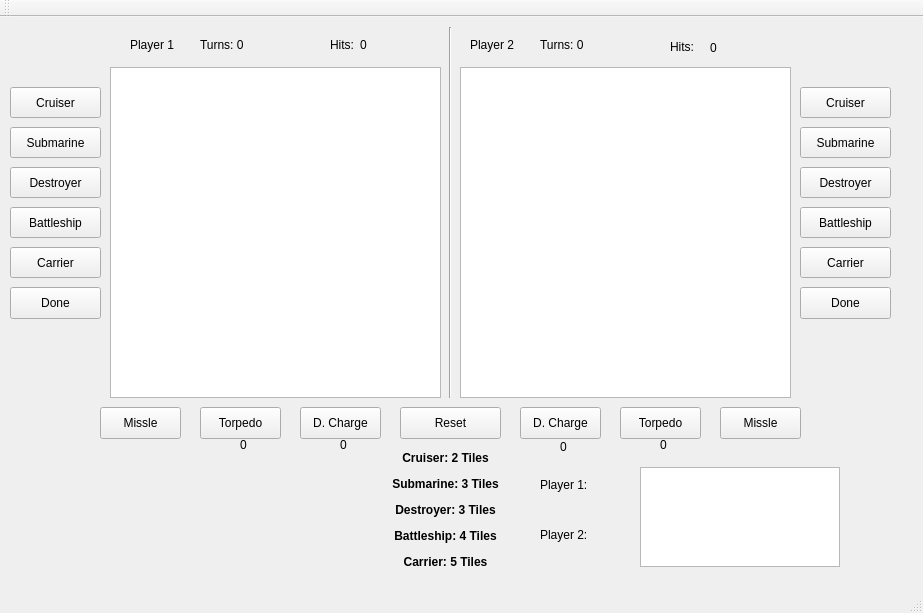
<?xml version="1.0" encoding="UTF-8"?>
<ui version="4.0">
 <class>MainWindow</class>
 <widget class="QMainWindow" name="MainWindow">
  <property name="geometry">
   <rect>
    <x>0</x>
    <y>0</y>
    <width>923</width>
    <height>613</height>
   </rect>
  </property>
  <property name="windowTitle">
   <string>MainWindow</string>
  </property>
  <widget class="QWidget" name="centralwidget">
   <widget class="QGraphicsView" name="p1UI">
    <property name="geometry">
     <rect>
      <x>110</x>
      <y>50</y>
      <width>331</width>
      <height>331</height>
     </rect>
    </property>
   </widget>
   <widget class="QGraphicsView" name="p2UI">
    <property name="geometry">
     <rect>
      <x>460</x>
      <y>50</y>
      <width>331</width>
      <height>331</height>
     </rect>
    </property>
   </widget>
   <widget class="QPushButton" name="p1Sub">
    <property name="geometry">
     <rect>
      <x>10</x>
      <y>110</y>
      <width>91</width>
      <height>31</height>
     </rect>
    </property>
    <property name="text">
     <string>Submarine</string>
    </property>
   </widget>
   <widget class="QPushButton" name="p1Dest">
    <property name="geometry">
     <rect>
      <x>10</x>
      <y>150</y>
      <width>91</width>
      <height>31</height>
     </rect>
    </property>
    <property name="text">
     <string>Destroyer</string>
    </property>
   </widget>
   <widget class="QPushButton" name="p1Carrier">
    <property name="geometry">
     <rect>
      <x>10</x>
      <y>230</y>
      <width>91</width>
      <height>31</height>
     </rect>
    </property>
    <property name="text">
     <string>Carrier</string>
    </property>
   </widget>
   <widget class="QPushButton" name="p2Carrier">
    <property name="geometry">
     <rect>
      <x>800</x>
      <y>230</y>
      <width>91</width>
      <height>31</height>
     </rect>
    </property>
    <property name="text">
     <string>Carrier</string>
    </property>
   </widget>
   <widget class="QPushButton" name="p2Dest">
    <property name="geometry">
     <rect>
      <x>800</x>
      <y>150</y>
      <width>91</width>
      <height>31</height>
     </rect>
    </property>
    <property name="text">
     <string>Destroyer</string>
    </property>
   </widget>
   <widget class="QPushButton" name="p2Sub">
    <property name="geometry">
     <rect>
      <x>800</x>
      <y>110</y>
      <width>91</width>
      <height>31</height>
     </rect>
    </property>
    <property name="text">
     <string>Submarine</string>
    </property>
   </widget>
   <widget class="QLabel" name="label">
    <property name="geometry">
     <rect>
      <x>130</x>
      <y>20</y>
      <width>59</width>
      <height>16</height>
     </rect>
    </property>
    <property name="text">
     <string>Player 1</string>
    </property>
   </widget>
   <widget class="QLabel" name="label_2">
    <property name="geometry">
     <rect>
      <x>470</x>
      <y>20</y>
      <width>59</width>
      <height>16</height>
     </rect>
    </property>
    <property name="text">
     <string>Player 2</string>
    </property>
   </widget>
   <widget class="QLabel" name="score_1">
    <property name="geometry">
     <rect>
      <x>330</x>
      <y>20</y>
      <width>59</width>
      <height>16</height>
     </rect>
    </property>
    <property name="text">
     <string>Hits:</string>
    </property>
   </widget>
   <widget class="QLabel" name="score_2">
    <property name="geometry">
     <rect>
      <x>670</x>
      <y>20</y>
      <width>61</width>
      <height>20</height>
     </rect>
    </property>
    <property name="text">
     <string>Hits:</string>
    </property>
   </widget>
   <widget class="QPushButton" name="p1Missle">
    <property name="geometry">
     <rect>
      <x>100</x>
      <y>390</y>
      <width>81</width>
      <height>32</height>
     </rect>
    </property>
    <property name="text">
     <string>Missle</string>
    </property>
   </widget>
   <widget class="QPushButton" name="p1Torpedo">
    <property name="geometry">
     <rect>
      <x>200</x>
      <y>390</y>
      <width>81</width>
      <height>32</height>
     </rect>
    </property>
    <property name="text">
     <string>Torpedo</string>
    </property>
   </widget>
   <widget class="QPushButton" name="p1dCharge">
    <property name="geometry">
     <rect>
      <x>300</x>
      <y>390</y>
      <width>81</width>
      <height>32</height>
     </rect>
    </property>
    <property name="text">
     <string>D. Charge</string>
    </property>
   </widget>
   <widget class="QPushButton" name="p2dCharge">
    <property name="geometry">
     <rect>
      <x>520</x>
      <y>390</y>
      <width>81</width>
      <height>32</height>
     </rect>
    </property>
    <property name="text">
     <string>D. Charge</string>
    </property>
   </widget>
   <widget class="QPushButton" name="p2Missle">
    <property name="geometry">
     <rect>
      <x>720</x>
      <y>390</y>
      <width>81</width>
      <height>32</height>
     </rect>
    </property>
    <property name="text">
     <string>Missle</string>
    </property>
   </widget>
   <widget class="QPushButton" name="p2Torpedo">
    <property name="geometry">
     <rect>
      <x>620</x>
      <y>390</y>
      <width>81</width>
      <height>32</height>
     </rect>
    </property>
    <property name="text">
     <string>Torpedo</string>
    </property>
   </widget>
   <widget class="Line" name="line">
    <property name="geometry">
     <rect>
      <x>430</x>
      <y>10</y>
      <width>41</width>
      <height>371</height>
     </rect>
    </property>
    <property name="orientation">
     <enum>Qt::Vertical</enum>
    </property>
   </widget>
   <widget class="QLabel" name="p1TorpedoCount">
    <property name="geometry">
     <rect>
      <x>240</x>
      <y>420</y>
      <width>59</width>
      <height>16</height>
     </rect>
    </property>
    <property name="text">
     <string>0</string>
    </property>
   </widget>
   <widget class="QLabel" name="p1dChargeCount">
    <property name="geometry">
     <rect>
      <x>340</x>
      <y>420</y>
      <width>59</width>
      <height>16</height>
     </rect>
    </property>
    <property name="text">
     <string>0</string>
    </property>
   </widget>
   <widget class="QLabel" name="p2TorpedoCount">
    <property name="geometry">
     <rect>
      <x>660</x>
      <y>420</y>
      <width>59</width>
      <height>16</height>
     </rect>
    </property>
    <property name="text">
     <string>0</string>
    </property>
   </widget>
   <widget class="QLabel" name="p2dChargeCount">
    <property name="geometry">
     <rect>
      <x>560</x>
      <y>420</y>
      <width>51</width>
      <height>20</height>
     </rect>
    </property>
    <property name="text">
     <string>0</string>
    </property>
   </widget>
   <widget class="QLabel" name="rules">
    <property name="geometry">
     <rect>
      <x>370</x>
      <y>420</y>
      <width>151</width>
      <height>161</height>
     </rect>
    </property>
    <property name="text">
     <string>&lt;html&gt;&lt;head/&gt;&lt;body&gt;&lt;p align=&quot;center&quot;&gt;&lt;span style=&quot; font-weight:600;&quot;&gt;Cruiser: 2 Tiles&lt;/span&gt;&lt;/p&gt;&lt;p align=&quot;center&quot;&gt;&lt;span style=&quot; font-weight:600;&quot;&gt;Submarine: 3 Tiles&lt;/span&gt;&lt;/p&gt;&lt;p align=&quot;center&quot;&gt;&lt;span style=&quot; font-weight:600;&quot;&gt;Destroyer: 3 Tiles&lt;/span&gt;&lt;/p&gt;&lt;p align=&quot;center&quot;&gt;&lt;span style=&quot; font-weight:600;&quot;&gt;Battleship: 4 Tiles&lt;/span&gt;&lt;/p&gt;&lt;p align=&quot;center&quot;&gt;&lt;span style=&quot; font-weight:600;&quot;&gt;Carrier: 5 Tiles&lt;/span&gt;&lt;br/&gt;&lt;/p&gt;&lt;/body&gt;&lt;/html&gt;</string>
    </property>
   </widget>
   <widget class="QPushButton" name="p1Done">
    <property name="geometry">
     <rect>
      <x>10</x>
      <y>270</y>
      <width>91</width>
      <height>32</height>
     </rect>
    </property>
    <property name="text">
     <string>Done</string>
    </property>
   </widget>
   <widget class="QPushButton" name="p2Done">
    <property name="geometry">
     <rect>
      <x>800</x>
      <y>270</y>
      <width>91</width>
      <height>32</height>
     </rect>
    </property>
    <property name="text">
     <string>Done</string>
    </property>
   </widget>
   <widget class="QGraphicsView" name="scorebar">
    <property name="enabled">
     <bool>true</bool>
    </property>
    <property name="geometry">
     <rect>
      <x>640</x>
      <y>450</y>
      <width>200</width>
      <height>100</height>
     </rect>
    </property>
   </widget>
   <widget class="QPushButton" name="resetGame">
    <property name="geometry">
     <rect>
      <x>400</x>
      <y>390</y>
      <width>101</width>
      <height>32</height>
     </rect>
    </property>
    <property name="text">
     <string>Reset</string>
    </property>
   </widget>
   <widget class="QLabel" name="turn1">
    <property name="geometry">
     <rect>
      <x>200</x>
      <y>20</y>
      <width>81</width>
      <height>16</height>
     </rect>
    </property>
    <property name="text">
     <string>Turns: 0</string>
    </property>
   </widget>
   <widget class="QLabel" name="turn2">
    <property name="geometry">
     <rect>
      <x>540</x>
      <y>20</y>
      <width>71</width>
      <height>16</height>
     </rect>
    </property>
    <property name="text">
     <string>Turns: 0</string>
    </property>
   </widget>
   <widget class="QLabel" name="p1WinCount">
    <property name="geometry">
     <rect>
      <x>540</x>
      <y>460</y>
      <width>71</width>
      <height>16</height>
     </rect>
    </property>
    <property name="text">
     <string>Player 1: </string>
    </property>
   </widget>
   <widget class="QLabel" name="p2WinCount">
    <property name="geometry">
     <rect>
      <x>540</x>
      <y>510</y>
      <width>71</width>
      <height>16</height>
     </rect>
    </property>
    <property name="text">
     <string>Player 2: </string>
    </property>
   </widget>
   <widget class="QPushButton" name="p1Btl">
    <property name="geometry">
     <rect>
      <x>10</x>
      <y>190</y>
      <width>91</width>
      <height>31</height>
     </rect>
    </property>
    <property name="text">
     <string>Battleship</string>
    </property>
   </widget>
   <widget class="QPushButton" name="p1Cru">
    <property name="geometry">
     <rect>
      <x>10</x>
      <y>70</y>
      <width>91</width>
      <height>31</height>
     </rect>
    </property>
    <property name="text">
     <string>Cruiser</string>
    </property>
   </widget>
   <widget class="QPushButton" name="p2Cru">
    <property name="geometry">
     <rect>
      <x>800</x>
      <y>70</y>
      <width>91</width>
      <height>31</height>
     </rect>
    </property>
    <property name="text">
     <string>Cruiser</string>
    </property>
   </widget>
   <widget class="QPushButton" name="p2Btl">
    <property name="geometry">
     <rect>
      <x>800</x>
      <y>190</y>
      <width>91</width>
      <height>31</height>
     </rect>
    </property>
    <property name="text">
     <string>Battleship</string>
    </property>
   </widget>
   <widget class="QLabel" name="p1Score">
    <property name="geometry">
     <rect>
      <x>360</x>
      <y>20</y>
      <width>59</width>
      <height>16</height>
     </rect>
    </property>
    <property name="text">
     <string>0</string>
    </property>
   </widget>
   <widget class="QLabel" name="p2Score">
    <property name="geometry">
     <rect>
      <x>710</x>
      <y>20</y>
      <width>59</width>
      <height>21</height>
     </rect>
    </property>
    <property name="text">
     <string>0</string>
    </property>
   </widget>
  </widget>
  <widget class="QMenuBar" name="menubar">
   <property name="geometry">
    <rect>
     <x>0</x>
     <y>0</y>
     <width>923</width>
     <height>21</height>
    </rect>
   </property>
  </widget>
  <widget class="QStatusBar" name="statusbar"/>
  <widget class="QToolBar" name="toolBar">
   <property name="windowTitle">
    <string>toolBar</string>
   </property>
   <attribute name="toolBarArea">
    <enum>TopToolBarArea</enum>
   </attribute>
   <attribute name="toolBarBreak">
    <bool>false</bool>
   </attribute>
  </widget>
 </widget>
 <resources/>
 <connections>
  <connection>
   <sender>resetGame</sender>
   <signal>clicked()</signal>
   <receiver>MainWindow</receiver>
   <slot>restartButtonSlot()</slot>
   <hints>
    <hint type="sourcelabel">
     <x>446</x>
     <y>420</y>
    </hint>
    <hint type="destinationlabel">
     <x>450</x>
     <y>309</y>
    </hint>
   </hints>
  </connection>
  <connection>
   <sender>p1Carrier</sender>
   <signal>clicked()</signal>
   <receiver>MainWindow</receiver>
   <slot>p1CarrClick()</slot>
   <hints>
    <hint type="sourcelabel">
     <x>65</x>
     <y>201</y>
    </hint>
    <hint type="destinationlabel">
     <x>450</x>
     <y>309</y>
    </hint>
   </hints>
  </connection>
  <connection>
   <sender>p1Dest</sender>
   <signal>clicked()</signal>
   <receiver>MainWindow</receiver>
   <slot>p1DestClick()</slot>
   <hints>
    <hint type="sourcelabel">
     <x>65</x>
     <y>161</y>
    </hint>
    <hint type="destinationlabel">
     <x>450</x>
     <y>309</y>
    </hint>
   </hints>
  </connection>
  <connection>
   <sender>p1Sub</sender>
   <signal>clicked()</signal>
   <receiver>MainWindow</receiver>
   <slot>p1SubClick()</slot>
   <hints>
    <hint type="sourcelabel">
     <x>65</x>
     <y>121</y>
    </hint>
    <hint type="destinationlabel">
     <x>450</x>
     <y>309</y>
    </hint>
   </hints>
  </connection>
  <connection>
   <sender>p1Done</sender>
   <signal>clicked()</signal>
   <receiver>MainWindow</receiver>
   <slot>p1EndSetup()</slot>
   <hints>
    <hint type="sourcelabel">
     <x>65</x>
     <y>241</y>
    </hint>
    <hint type="destinationlabel">
     <x>450</x>
     <y>309</y>
    </hint>
   </hints>
  </connection>
  <connection>
   <sender>p1Torpedo</sender>
   <signal>clicked()</signal>
   <receiver>MainWindow</receiver>
   <slot>p1TorpClick()</slot>
   <hints>
    <hint type="sourcelabel">
     <x>60</x>
     <y>361</y>
    </hint>
    <hint type="destinationlabel">
     <x>450</x>
     <y>309</y>
    </hint>
   </hints>
  </connection>
  <connection>
   <sender>p1dCharge</sender>
   <signal>clicked()</signal>
   <receiver>MainWindow</receiver>
   <slot>p1DcgeClick()</slot>
   <hints>
    <hint type="sourcelabel">
     <x>60</x>
     <y>401</y>
    </hint>
    <hint type="destinationlabel">
     <x>450</x>
     <y>309</y>
    </hint>
   </hints>
  </connection>
  <connection>
   <sender>p2Carrier</sender>
   <signal>clicked()</signal>
   <receiver>MainWindow</receiver>
   <slot>p2CarrClick()</slot>
   <hints>
    <hint type="sourcelabel">
     <x>835</x>
     <y>201</y>
    </hint>
    <hint type="destinationlabel">
     <x>450</x>
     <y>309</y>
    </hint>
   </hints>
  </connection>
  <connection>
   <sender>p2Dest</sender>
   <signal>clicked()</signal>
   <receiver>MainWindow</receiver>
   <slot>p2DestClick()</slot>
   <hints>
    <hint type="sourcelabel">
     <x>835</x>
     <y>161</y>
    </hint>
    <hint type="destinationlabel">
     <x>450</x>
     <y>309</y>
    </hint>
   </hints>
  </connection>
  <connection>
   <sender>p2Sub</sender>
   <signal>clicked()</signal>
   <receiver>MainWindow</receiver>
   <slot>p2SubClick()</slot>
   <hints>
    <hint type="sourcelabel">
     <x>835</x>
     <y>121</y>
    </hint>
    <hint type="destinationlabel">
     <x>450</x>
     <y>309</y>
    </hint>
   </hints>
  </connection>
  <connection>
   <sender>p2Done</sender>
   <signal>clicked()</signal>
   <receiver>MainWindow</receiver>
   <slot>p2EndSetup()</slot>
   <hints>
    <hint type="sourcelabel">
     <x>835</x>
     <y>241</y>
    </hint>
    <hint type="destinationlabel">
     <x>450</x>
     <y>309</y>
    </hint>
   </hints>
  </connection>
  <connection>
   <sender>p2Torpedo</sender>
   <signal>clicked()</signal>
   <receiver>MainWindow</receiver>
   <slot>p2TorpClick()</slot>
   <hints>
    <hint type="sourcelabel">
     <x>840</x>
     <y>361</y>
    </hint>
    <hint type="destinationlabel">
     <x>450</x>
     <y>309</y>
    </hint>
   </hints>
  </connection>
  <connection>
   <sender>p2dCharge</sender>
   <signal>clicked()</signal>
   <receiver>MainWindow</receiver>
   <slot>p2DcgeClick()</slot>
   <hints>
    <hint type="sourcelabel">
     <x>840</x>
     <y>401</y>
    </hint>
    <hint type="destinationlabel">
     <x>450</x>
     <y>309</y>
    </hint>
   </hints>
  </connection>
  <connection>
   <sender>p1Cru</sender>
   <signal>clicked()</signal>
   <receiver>MainWindow</receiver>
   <slot>p1CruClick()</slot>
   <hints>
    <hint type="sourcelabel">
     <x>65</x>
     <y>118</y>
    </hint>
    <hint type="destinationlabel">
     <x>450</x>
     <y>309</y>
    </hint>
   </hints>
  </connection>
  <connection>
   <sender>p2Cru</sender>
   <signal>clicked()</signal>
   <receiver>MainWindow</receiver>
   <slot>p2CruClick()</slot>
   <hints>
    <hint type="sourcelabel">
     <x>835</x>
     <y>118</y>
    </hint>
    <hint type="destinationlabel">
     <x>450</x>
     <y>309</y>
    </hint>
   </hints>
  </connection>
  <connection>
   <sender>p1Btl</sender>
   <signal>clicked()</signal>
   <receiver>MainWindow</receiver>
   <slot>p1BtlClick()</slot>
   <hints>
    <hint type="sourcelabel">
     <x>65</x>
     <y>238</y>
    </hint>
    <hint type="destinationlabel">
     <x>450</x>
     <y>309</y>
    </hint>
   </hints>
  </connection>
  <connection>
   <sender>p2Btl</sender>
   <signal>clicked()</signal>
   <receiver>MainWindow</receiver>
   <slot>p2BtlClick()</slot>
   <hints>
    <hint type="sourcelabel">
     <x>835</x>
     <y>238</y>
    </hint>
    <hint type="destinationlabel">
     <x>450</x>
     <y>309</y>
    </hint>
   </hints>
  </connection>
 </connections>
 <slots>
  <slot>click()</slot>
  <slot>scoreChangeSlot()</slot>
  <slot>restartButtonSlot()</slot>
  <slot>TorpedoSlot(Tile*)</slot>
  <slot>DepthChargeSlot(Tile*)</slot>
  <slot>p1SubClick()</slot>
  <slot>p2SubClick()</slot>
  <slot>p1DestClick()</slot>
  <slot>p2DestClick()</slot>
  <slot>p1TorpClick()</slot>
  <slot>p2TorpClick()</slot>
  <slot>p1DcgeClick()</slot>
  <slot>p2DcgeClick()</slot>
  <slot>p1EndSetup()</slot>
  <slot>p2EndSetup()</slot>
  <slot>p1CarrClick()</slot>
  <slot>p2CarrClick()</slot>
  <slot>p1CruClick()</slot>
  <slot>p2CruClick()</slot>
  <slot>p1BtlClick()</slot>
  <slot>p2BtlClick()</slot>
 </slots>
</ui>
